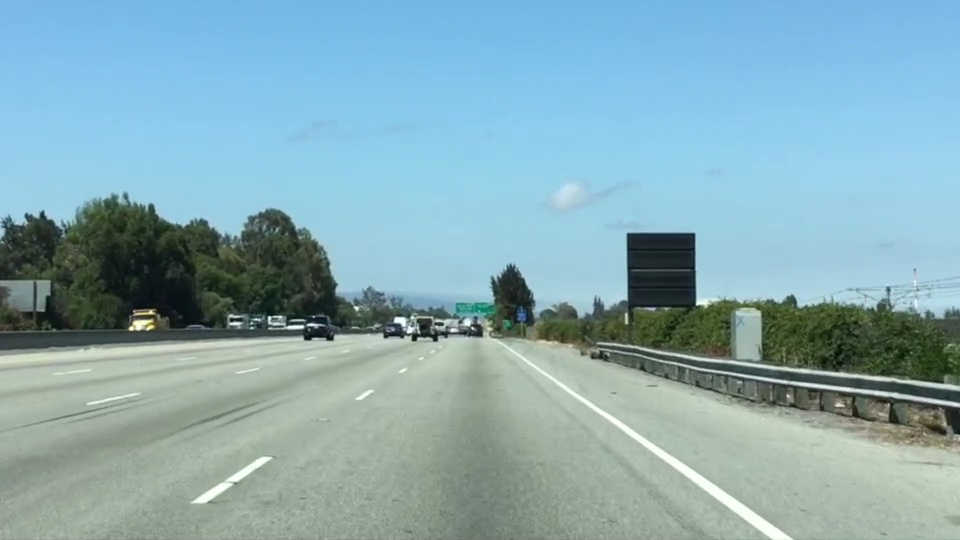
#> input picture week1/test.jpg, 960 x 540 px
$ python color_sel.py
#> lines starting #> are read from the running program, lines starting #| are printed output that depends on the picture; after the words box and inside, x2 and y2 are one past the last pixel; in counts of white or black regions, pixels touching at a corner belong together
import matplotlib.pyplot as plt
import matplotlib.image as mpimg
import numpy as np

# Read in the image and print out some stats
image = mpimg.imread('test.jpg')
#> image is the input picture: shape (540, 960, 3); mean R, G, B 135.5, 171.1, 179.2
print('This image is: ', type(image),
      'with dimensions:', image.shape)
#| This image is:  <class 'numpy.ndarray'> with dimensions: (540, 960, 3)

# Grab the x and y size and make a copy of the image
ysize = image.shape[0]
#> ysize = 540
xsize = image.shape[1]
#> xsize = 960
color_select = np.copy(image)

# Define our color selection criteria
red_threshold = 220
green_threshold = 230
blue_threshold = 210
rgb_threshold = [red_threshold, green_threshold, blue_threshold]

# Use a "bitwise OR" to identify pixels below the threshold
thresholds = (image[:, :, 0] < rgb_threshold[0]) \
             | (image[:, :, 1] < rgb_threshold[1]) \
             | (image[:, :, 2] < rgb_threshold[2])
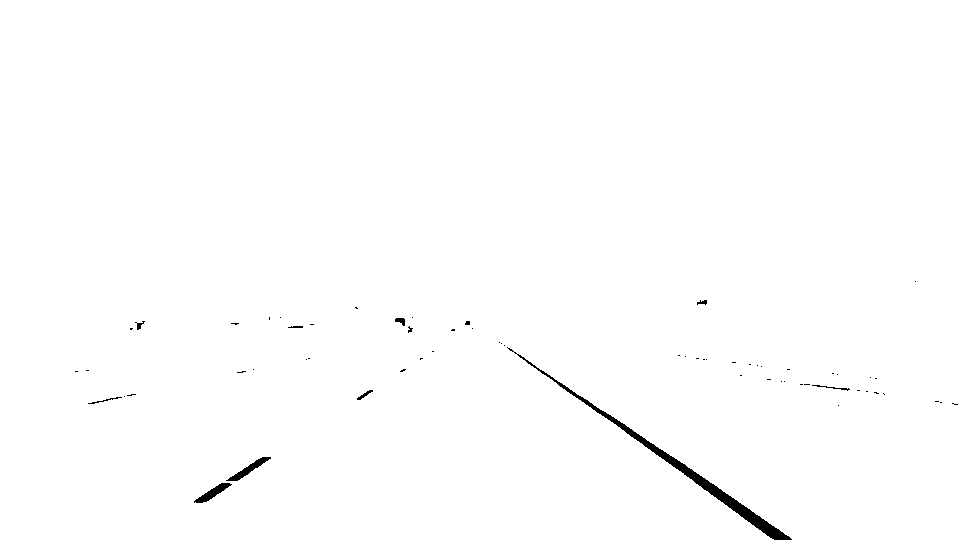
#> thresholds: shape (540, 960) bool; 99.4% white; 64 black regions (54 under 20 px), largest, box (x1, y1, x2, y2) and area: (507, 347, 792, 540) 2117, (226, 457, 271, 481) 277, (194, 483, 232, 503) 262
color_select[thresholds] = [0, 0, 0]
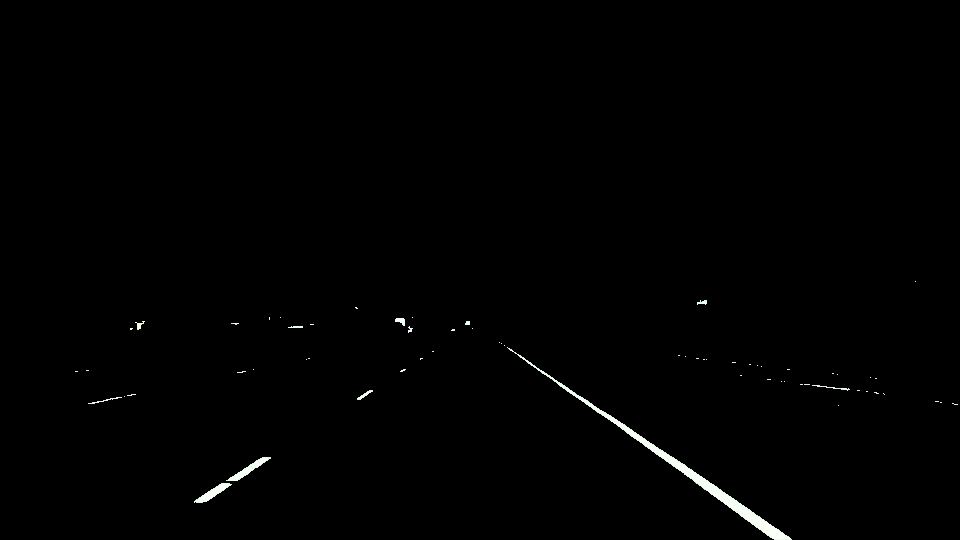
#> color_select: shape (540, 960, 3); mean R, G, B 1.5, 1.5, 1.5

# Display the image
plt.imshow(color_select)
plt.show()
